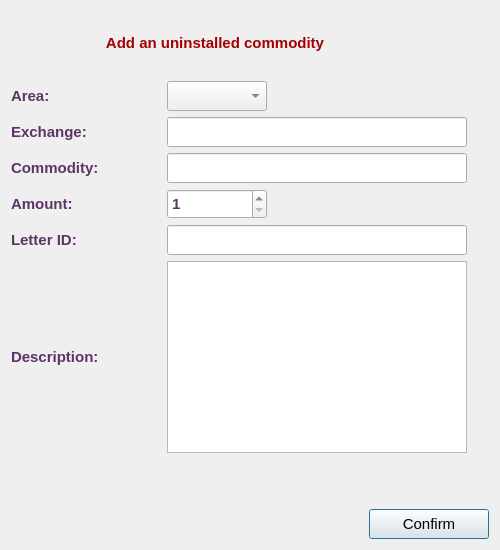
<?xml version="1.0" encoding="UTF-8"?>
<ui version="4.0">
 <class>UninstalledAddEditDialog</class>
 <widget class="QDialog" name="UninstalledAddEditDialog">
  <property name="geometry">
   <rect>
    <x>0</x>
    <y>0</y>
    <width>500</width>
    <height>550</height>
   </rect>
  </property>
  <property name="minimumSize">
   <size>
    <width>500</width>
    <height>550</height>
   </size>
  </property>
  <property name="maximumSize">
   <size>
    <width>500</width>
    <height>550</height>
   </size>
  </property>
  <property name="windowTitle">
   <string>Uninstalled Manage</string>
  </property>
  <property name="windowIcon">
   <iconset resource="../../../../image.qrc">
    <normaloff>:/Image/removeDslam.png</normaloff>:/Image/removeDslam.png</iconset>
  </property>
  <layout class="QVBoxLayout" name="verticalLayout">
   <item>
    <layout class="QHBoxLayout" name="horizontalLayout_7">
     <item>
      <widget class="QLabel" name="label">
       <property name="minimumSize">
        <size>
         <width>300</width>
         <height>40</height>
        </size>
       </property>
       <property name="maximumSize">
        <size>
         <width>16777215</width>
         <height>40</height>
        </size>
       </property>
       <property name="font">
        <font>
         <family>Tahoma</family>
         <pointsize>11</pointsize>
         <weight>75</weight>
         <bold>true</bold>
        </font>
       </property>
       <property name="styleSheet">
        <string notr="true">color: rgb(164, 0, 0);</string>
       </property>
       <property name="text">
        <string>Add an uninstalled commodity</string>
       </property>
       <property name="alignment">
        <set>Qt::AlignCenter</set>
       </property>
      </widget>
     </item>
     <item>
      <widget class="QLabel" name="label_7">
       <property name="minimumSize">
        <size>
         <width>64</width>
         <height>64</height>
        </size>
       </property>
       <property name="maximumSize">
        <size>
         <width>64</width>
         <height>64</height>
        </size>
       </property>
       <property name="text">
        <string/>
       </property>
       <property name="pixmap">
        <pixmap resource="../../../../image.qrc">:/Image/removeDslam.png</pixmap>
       </property>
      </widget>
     </item>
    </layout>
   </item>
   <item>
    <layout class="QHBoxLayout" name="horizontalLayout">
     <item>
      <widget class="QLabel" name="label_2">
       <property name="minimumSize">
        <size>
         <width>150</width>
         <height>30</height>
        </size>
       </property>
       <property name="maximumSize">
        <size>
         <width>16777215</width>
         <height>30</height>
        </size>
       </property>
       <property name="font">
        <font>
         <family>Tahoma</family>
         <pointsize>11</pointsize>
         <weight>75</weight>
         <bold>true</bold>
        </font>
       </property>
       <property name="styleSheet">
        <string notr="true">color: rgb(92, 53, 102);</string>
       </property>
       <property name="text">
        <string>Area:</string>
       </property>
      </widget>
     </item>
     <item>
      <widget class="QComboBox" name="areaCB">
       <property name="minimumSize">
        <size>
         <width>100</width>
         <height>30</height>
        </size>
       </property>
       <property name="maximumSize">
        <size>
         <width>16777215</width>
         <height>30</height>
        </size>
       </property>
       <property name="font">
        <font>
         <family>Tahoma</family>
         <pointsize>11</pointsize>
         <weight>75</weight>
         <bold>true</bold>
        </font>
       </property>
       <property name="styleSheet">
        <string notr="true">color: rgb(92, 53, 102);</string>
       </property>
      </widget>
     </item>
     <item>
      <spacer name="horizontalSpacer">
       <property name="orientation">
        <enum>Qt::Horizontal</enum>
       </property>
       <property name="sizeHint" stdset="0">
        <size>
         <width>40</width>
         <height>20</height>
        </size>
       </property>
      </spacer>
     </item>
    </layout>
   </item>
   <item>
    <layout class="QHBoxLayout" name="horizontalLayout_2">
     <item>
      <widget class="QLabel" name="label_3">
       <property name="minimumSize">
        <size>
         <width>150</width>
         <height>30</height>
        </size>
       </property>
       <property name="maximumSize">
        <size>
         <width>16777215</width>
         <height>30</height>
        </size>
       </property>
       <property name="font">
        <font>
         <family>Tahoma</family>
         <pointsize>11</pointsize>
         <weight>75</weight>
         <bold>true</bold>
        </font>
       </property>
       <property name="styleSheet">
        <string notr="true">color: rgb(92, 53, 102);</string>
       </property>
       <property name="text">
        <string>Exchange:</string>
       </property>
      </widget>
     </item>
     <item>
      <widget class="QLineEdit" name="exchLE">
       <property name="minimumSize">
        <size>
         <width>300</width>
         <height>30</height>
        </size>
       </property>
       <property name="maximumSize">
        <size>
         <width>16777215</width>
         <height>30</height>
        </size>
       </property>
       <property name="font">
        <font>
         <family>Tahoma</family>
         <pointsize>11</pointsize>
         <weight>75</weight>
         <bold>true</bold>
        </font>
       </property>
       <property name="styleSheet">
        <string notr="true">color: rgb(92, 53, 102);</string>
       </property>
      </widget>
     </item>
     <item>
      <spacer name="horizontalSpacer_2">
       <property name="orientation">
        <enum>Qt::Horizontal</enum>
       </property>
       <property name="sizeHint" stdset="0">
        <size>
         <width>40</width>
         <height>20</height>
        </size>
       </property>
      </spacer>
     </item>
    </layout>
   </item>
   <item>
    <layout class="QHBoxLayout" name="horizontalLayout_3">
     <item>
      <widget class="QLabel" name="label_4">
       <property name="minimumSize">
        <size>
         <width>150</width>
         <height>30</height>
        </size>
       </property>
       <property name="maximumSize">
        <size>
         <width>16777215</width>
         <height>30</height>
        </size>
       </property>
       <property name="font">
        <font>
         <family>Tahoma</family>
         <pointsize>11</pointsize>
         <weight>75</weight>
         <bold>true</bold>
        </font>
       </property>
       <property name="styleSheet">
        <string notr="true">color: rgb(92, 53, 102);</string>
       </property>
       <property name="text">
        <string>Commodity:</string>
       </property>
      </widget>
     </item>
     <item>
      <widget class="QLineEdit" name="commLE">
       <property name="minimumSize">
        <size>
         <width>300</width>
         <height>30</height>
        </size>
       </property>
       <property name="maximumSize">
        <size>
         <width>16777215</width>
         <height>30</height>
        </size>
       </property>
       <property name="font">
        <font>
         <family>Tahoma</family>
         <pointsize>11</pointsize>
         <weight>75</weight>
         <bold>true</bold>
        </font>
       </property>
       <property name="styleSheet">
        <string notr="true">color: rgb(92, 53, 102);</string>
       </property>
      </widget>
     </item>
     <item>
      <spacer name="horizontalSpacer_3">
       <property name="orientation">
        <enum>Qt::Horizontal</enum>
       </property>
       <property name="sizeHint" stdset="0">
        <size>
         <width>40</width>
         <height>20</height>
        </size>
       </property>
      </spacer>
     </item>
    </layout>
   </item>
   <item>
    <layout class="QHBoxLayout" name="horizontalLayout_4">
     <item>
      <widget class="QLabel" name="label_5">
       <property name="minimumSize">
        <size>
         <width>150</width>
         <height>30</height>
        </size>
       </property>
       <property name="maximumSize">
        <size>
         <width>16777215</width>
         <height>30</height>
        </size>
       </property>
       <property name="font">
        <font>
         <family>Tahoma</family>
         <pointsize>11</pointsize>
         <weight>75</weight>
         <bold>true</bold>
        </font>
       </property>
       <property name="styleSheet">
        <string notr="true">color: rgb(92, 53, 102);</string>
       </property>
       <property name="text">
        <string>Amount:</string>
       </property>
      </widget>
     </item>
     <item>
      <widget class="QSpinBox" name="amountSB">
       <property name="minimumSize">
        <size>
         <width>100</width>
         <height>30</height>
        </size>
       </property>
       <property name="maximumSize">
        <size>
         <width>16777215</width>
         <height>30</height>
        </size>
       </property>
       <property name="font">
        <font>
         <family>Tahoma</family>
         <pointsize>11</pointsize>
         <weight>75</weight>
         <bold>true</bold>
        </font>
       </property>
       <property name="styleSheet">
        <string notr="true">color: rgb(92, 53, 102);</string>
       </property>
       <property name="minimum">
        <number>1</number>
       </property>
       <property name="maximum">
        <number>2000</number>
       </property>
      </widget>
     </item>
     <item>
      <spacer name="horizontalSpacer_4">
       <property name="orientation">
        <enum>Qt::Horizontal</enum>
       </property>
       <property name="sizeHint" stdset="0">
        <size>
         <width>40</width>
         <height>20</height>
        </size>
       </property>
      </spacer>
     </item>
    </layout>
   </item>
   <item>
    <layout class="QHBoxLayout" name="horizontalLayout_8">
     <item>
      <widget class="QLabel" name="label_8">
       <property name="minimumSize">
        <size>
         <width>150</width>
         <height>30</height>
        </size>
       </property>
       <property name="maximumSize">
        <size>
         <width>16777215</width>
         <height>30</height>
        </size>
       </property>
       <property name="font">
        <font>
         <family>Tahoma</family>
         <pointsize>11</pointsize>
         <weight>75</weight>
         <bold>true</bold>
        </font>
       </property>
       <property name="styleSheet">
        <string notr="true">color: rgb(92, 53, 102);</string>
       </property>
       <property name="text">
        <string>Letter ID:</string>
       </property>
      </widget>
     </item>
     <item>
      <widget class="QLineEdit" name="letterLE">
       <property name="minimumSize">
        <size>
         <width>300</width>
         <height>30</height>
        </size>
       </property>
       <property name="maximumSize">
        <size>
         <width>16777215</width>
         <height>30</height>
        </size>
       </property>
       <property name="font">
        <font>
         <family>Tahoma</family>
         <pointsize>11</pointsize>
         <weight>75</weight>
         <bold>true</bold>
        </font>
       </property>
       <property name="styleSheet">
        <string notr="true">color: rgb(92, 53, 102);</string>
       </property>
      </widget>
     </item>
     <item>
      <spacer name="horizontalSpacer_7">
       <property name="orientation">
        <enum>Qt::Horizontal</enum>
       </property>
       <property name="sizeHint" stdset="0">
        <size>
         <width>40</width>
         <height>20</height>
        </size>
       </property>
      </spacer>
     </item>
    </layout>
   </item>
   <item>
    <layout class="QHBoxLayout" name="horizontalLayout_5">
     <item>
      <widget class="QLabel" name="label_6">
       <property name="minimumSize">
        <size>
         <width>150</width>
         <height>30</height>
        </size>
       </property>
       <property name="maximumSize">
        <size>
         <width>16777215</width>
         <height>30</height>
        </size>
       </property>
       <property name="font">
        <font>
         <family>Tahoma</family>
         <pointsize>11</pointsize>
         <weight>75</weight>
         <bold>true</bold>
        </font>
       </property>
       <property name="styleSheet">
        <string notr="true">color: rgb(92, 53, 102);</string>
       </property>
       <property name="text">
        <string>Description:</string>
       </property>
      </widget>
     </item>
     <item>
      <widget class="QTextEdit" name="descTE">
       <property name="minimumSize">
        <size>
         <width>300</width>
         <height>50</height>
        </size>
       </property>
       <property name="font">
        <font>
         <family>Tahoma</family>
         <pointsize>11</pointsize>
         <weight>75</weight>
         <bold>true</bold>
        </font>
       </property>
       <property name="styleSheet">
        <string notr="true">color: rgb(92, 53, 102);</string>
       </property>
      </widget>
     </item>
     <item>
      <spacer name="horizontalSpacer_5">
       <property name="orientation">
        <enum>Qt::Horizontal</enum>
       </property>
       <property name="sizeHint" stdset="0">
        <size>
         <width>40</width>
         <height>20</height>
        </size>
       </property>
      </spacer>
     </item>
    </layout>
   </item>
   <item>
    <spacer name="verticalSpacer">
     <property name="orientation">
      <enum>Qt::Vertical</enum>
     </property>
     <property name="sizeHint" stdset="0">
      <size>
       <width>20</width>
       <height>9</height>
      </size>
     </property>
    </spacer>
   </item>
   <item>
    <layout class="QHBoxLayout" name="horizontalLayout_6">
     <item>
      <spacer name="horizontalSpacer_6">
       <property name="orientation">
        <enum>Qt::Horizontal</enum>
       </property>
       <property name="sizeHint" stdset="0">
        <size>
         <width>40</width>
         <height>20</height>
        </size>
       </property>
      </spacer>
     </item>
     <item>
      <widget class="QPushButton" name="okBtn">
       <property name="minimumSize">
        <size>
         <width>120</width>
         <height>30</height>
        </size>
       </property>
       <property name="maximumSize">
        <size>
         <width>16777215</width>
         <height>30</height>
        </size>
       </property>
       <property name="font">
        <font>
         <family>Tahoma</family>
         <pointsize>11</pointsize>
         <weight>50</weight>
         <bold>false</bold>
        </font>
       </property>
       <property name="text">
        <string>Confirm</string>
       </property>
       <property name="icon">
        <iconset resource="../../../../image.qrc">
         <normaloff>:/Image/Done.png</normaloff>:/Image/Done.png</iconset>
       </property>
      </widget>
     </item>
    </layout>
   </item>
  </layout>
 </widget>
 <resources>
  <include location="../../../../image.qrc"/>
 </resources>
 <connections/>
</ui>
